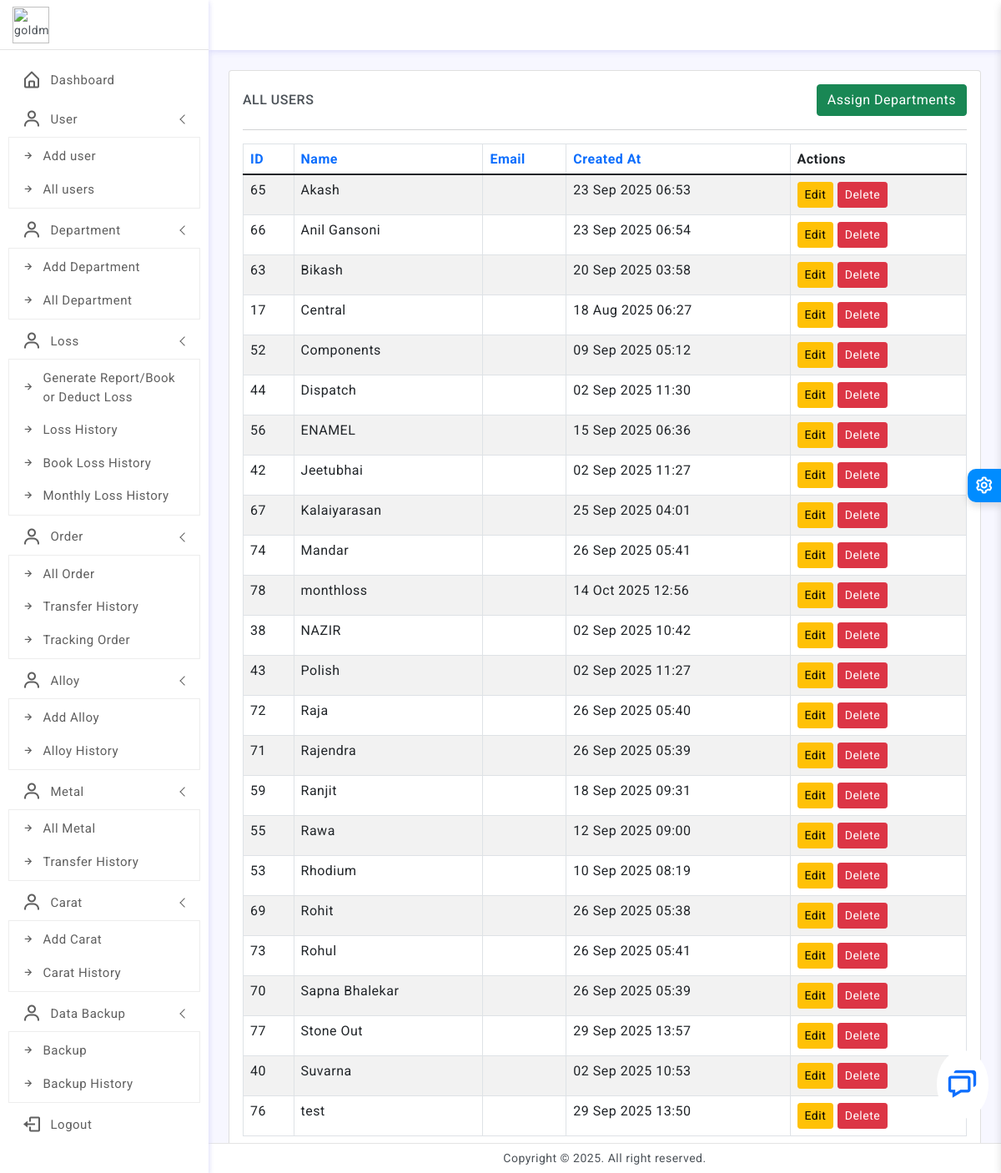
The page /jfdkgSD__UUECV_PIOU123/manage_users.php (signed in) on the database its author committed.
### tables this page shows
CREATE TABLE `users` (
  `id` int(11) NOT NULL,
  `name` varchar(100) NOT NULL,
  `userid` varchar(100) NOT NULL,
  `mobile` varchar(15) NOT NULL,
  `password` varchar(255) NOT NULL,
  `role` enum('super_admin','admin','user') DEFAULT 'user',
  `department_id` int(11) DEFAULT NULL,
  `created_at` timestamp NOT NULL DEFAULT current_timestamp()
);

### jfdkgSD__UUECV_PIOU123/manage_users.php (the view, shortened to what this page needs)
<?php
include("include/connection.php");
$sort = isset($_GET['sort']) ? $_GET['sort'] : 'name';
$order = isset($_GET['order']) ? $_GET['order'] : 'asc';
$order = strtolower($order) === 'desc' ? 'DESC' : 'ASC';
$users = $link->query("SELECT * FROM users ORDER BY $sort $order");
include 'include/header.php';
?>
<div class="page-wrapper">
    <div class="page-content">
        <div class="row">
            <div class="col-12">
                <div class="card">
                    <div class="card-body">
                        <div class="d-flex justify-content-between align-items-center">
                            <h6 class="mb-0 text-uppercase">All Users</h6>
                            <div>
                                <a href="assign_department.php" class="btn btn-success">Assign Departments</a>
                            </div>
                        </div>
                        <hr/>
                        <div class="table-responsive">
                            <table class="table table-striped table-bordered" id="usersTable">
                                <thead>
                                    <tr>
                                        <th><a href="?sort=id&order=<?= $sort == 'id' && $order == 'ASC' ? 'desc' : 'asc' ?>">ID</a></th>
                                        <th><a href="?sort=name&order=<?= $sort == 'name' && $order == 'ASC' ? 'desc' : 'asc' ?>">Name</a></th>
                                        <th><a href="?sort=email&order=<?= $sort == 'email' && $order == 'ASC' ? 'desc' : 'asc' ?>">Email</a></th>
                                        <th><a href="?sort=created_at&order=<?= $sort == 'created_at' && $order == 'ASC' ? 'desc' : 'asc' ?>">Created At</a></th>
                                        <th>Actions</th>
                                    </tr>
                                </thead>
                                <tbody>
                                    <?php while ($user = $users->fetch_assoc()): ?>
                                    <tr>
                                        <td><?= $user['id'] ?></td>
                                        <td><?= htmlspecialchars($user['name']) ?></td>
                                        <td><?= htmlspecialchars($user['email']) ?></td>
                                        <td><?= date('d M Y H:i', strtotime($user['created_at'])) ?></td>
                                        <td>
                                            <a href="edit_user.php?id=<?= $user['id'] ?>" class="btn btn-sm btn-warning">Edit</a>
                                            <a href="javascript:void(0)" onclick="confirmDelete(<?= $user['id'] ?>)" class="btn btn-sm btn-danger">Delete</a>
                                        </td>
                                    </tr>
                                    <?php endwhile; ?>
                                </tbody>
                            </table>
                        </div>
                    </div>
                </div>
            </div>
        </div>
    </div>
</div>
<?php include 'include/footer.php'; ?>

### jfdkgSD__UUECV_PIOU123/assets/css/app.css (style rules this page uses)
body { font-size: 14px; color: #4c5258; letter-spacing: .5px; background: #f7f7ff; overflow-x: hidden; font-family: Roboto, sans-serif }
.page-wrapper { height: 100%; margin-top: 60px; margin-bottom: 30px; margin-left: 250px }
.page-content { padding: 1.5rem 1.5rem 0.7rem 1.5rem }

### rows shown on the page
users: id "65", name "Akash", created_at "23 Sep 2025 06:53"
users: id "66", name "Anil Gansoni", created_at "23 Sep 2025 06:54"
users: id "63", name "Bikash", created_at "20 Sep 2025 03:58"
users: id "17", name "Central", created_at "18 Aug 2025 06:27"
users: id "52", name "Components", created_at "09 Sep 2025 05:12"
users: id "44", name "Dispatch", created_at "02 Sep 2025 11:30"
users: id "56", name "ENAMEL", created_at "15 Sep 2025 06:36"
users: id "42", name "Jeetubhai", created_at "02 Sep 2025 11:27"
users: id "67", name "Kalaiyarasan", created_at "25 Sep 2025 04:01"
users: id "74", name "Mandar", created_at "26 Sep 2025 05:41"
users: id "78", name "monthloss", created_at "14 Oct 2025 12:56"
users: id "38", name "NAZIR", created_at "02 Sep 2025 10:42"
users: id "43", name "Polish", created_at "02 Sep 2025 11:27"
users: id "72", name "Raja", created_at "26 Sep 2025 05:40"
users: id "71", name "Rajendra", created_at "26 Sep 2025 05:39"
users: id "59", name "Ranjit", created_at "18 Sep 2025 09:31"
users: id "55", name "Rawa", created_at "12 Sep 2025 09:00"
users: id "53", name "Rhodium", created_at "10 Sep 2025 08:19"
users: id "69", name "Rohit", created_at "26 Sep 2025 05:38"
users: id "73", name "Rohul", created_at "26 Sep 2025 05:41"
users: id "70", name "Sapna Bhalekar", created_at "26 Sep 2025 05:39"
users: id "77", name "Stone Out", created_at "29 Sep 2025 13:57"
users: id "40", name "Suvarna", created_at "02 Sep 2025 10:53"
users: id "76", name "test", created_at "29 Sep 2025 13:50"
